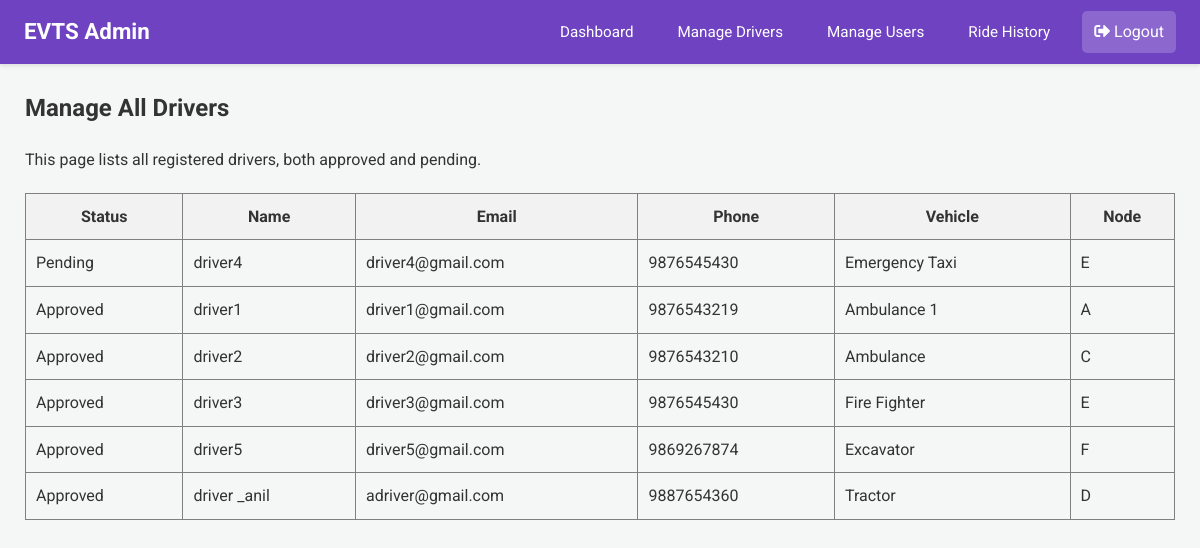
The app's page /admin/manage-drivers (signed in) with its own data.
### app.py (models this page shows)
class Driver(db.Model):
    email = db.Column(db.String(120), primary_key=True)
    name = db.Column(db.String(100))
    phone = db.Column(db.String(15))
    password = db.Column(db.String(256)) # Increased length for hash
    vehicle = db.Column(db.String(50))
    node = db.Column(db.String(10), nullable=False)
    is_approved = db.Column(db.Boolean, default=False, nullable=False)

### app.py (the view)
@app.route('/admin/manage-drivers')
@login_required_admin
def manage_drivers():
    admin = Admin.query.get(session['admin'])
    all_drivers = Driver.query.order_by(Driver.is_approved.asc()).all()
    response = make_response(render_template('admin_manage_drivers.html', admin=admin, drivers=all_drivers))
    return add_no_cache_to_response(response)

### app.py (called while the page is built)
def login_required_admin(f):
    @wraps(f)
    def decorated_function(*args, **kwargs):
        if 'admin' not in session:
            flash("Admin access required.", "error")
            return redirect(url_for('login'))
        return f(*args, **kwargs)
    return decorated_function

def add_no_cache_to_response(response):
    response.headers["Cache-Control"] = "no-cache, no-store, must-revalidate, public, max-age=0"
    response.headers["Pragma"] = "no-cache"
    response.headers["Expires"] = "0"
    return response

### templates/admin_manage_drivers.html (shortened to what this page needs)
{% extends 'admin_base.html' %}
{% block content %}
<h2>Manage All Drivers</h2>
<p>This page lists all registered drivers, both approved and pending.</p>
<table border="1" style="width: 100%; border-collapse: collapse; margin-top: 20px;">
    <thead>
        <tr style="background-color: #f2f2f2;">
            <th style="padding: 10px;">Status</th>
            <th style="padding: 10px;">Name</th>
            <th style="padding: 10px;">Email</th>
            <th style="padding: 10px;">Phone</th>
            <th style="padding: 10px;">Vehicle</th>
            <th style="padding: 10px;">Node</th>
        </tr>
    </thead>
    <tbody>
    {% for driver in drivers %}
    <tr>
        <td class="status-cell {% if driver.is_approved %}status-approved{% else %}status-pending{% endif %}" style="padding: 10px;">
            {% if driver.is_approved %}Approved{% else %}Pending{% endif %}
        </td>
        <td style="padding: 10px;">{{ driver.name }}</td>
        <td style="padding: 10px;">{{ driver.email }}</td>
        <td style="padding: 10px;">{{ driver.phone }}</td>
        <td style="padding: 10px;">{{ driver.vehicle }}</td>
        <td style="padding: 10px;">{{ driver.node }}</td>
    </tr>
    {% endfor %}
    </tbody>
</table>
{% endblock %}

### static/css/dashboard_styles.css (style rules this page uses)
body { font-family: 'Roboto', 'Segoe UI', Tahoma, Geneva, Verdana, sans-serif; margin: 0; background-color: #f4f7f6; color: #333; line-height: 1.6; }
.dashboard-content h2, .dashboard-content h3, .dashboard-content h4 { color: #333; margin-top: 0; }
.dashboard-content p { margin-bottom: 1rem; }

### records on screen
Driver: is_approved "Pending", name "driver4", email "driver4@gmail.com", phone "9876545430", vehicle "Emergency Taxi", node "E"
Driver: is_approved "Approved", name "driver1", email "driver1@gmail.com", phone "9876543219", vehicle "Ambulance 1", node "A"
Driver: is_approved "Approved", name "driver2", email "driver2@gmail.com", phone "9876543210", vehicle "Ambulance", node "C"
Driver: is_approved "Approved", name "driver3", email "driver3@gmail.com", phone "9876545430", vehicle "Fire Fighter", node "E"
Driver: is_approved "Approved", name "driver5", email "driver5@gmail.com", phone "9869267874", vehicle "Excavator", node "F"
Driver: is_approved "Approved", name "driver _anil", email "adriver@gmail.com", phone "9887654360", vehicle "Tractor", node "D"
